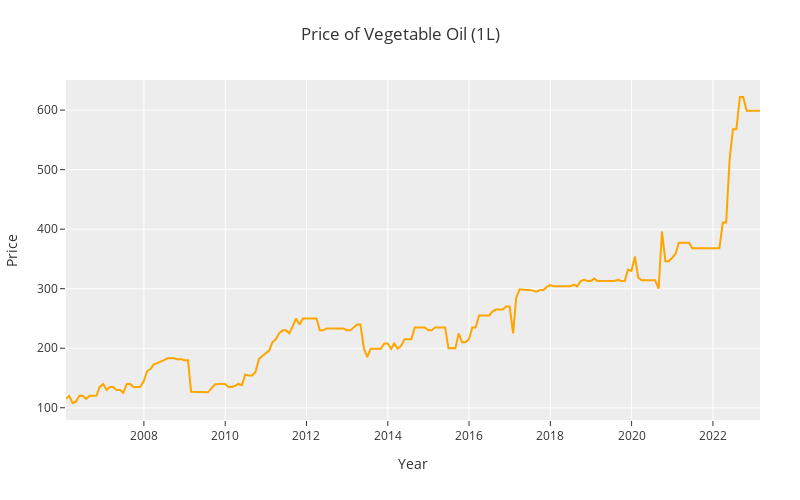

Here is the notebook cell this chart was saved with:
### Markdown cell above
### Price of Vegetable oil over the years

### Code cell
# Initialize plotly for use in Jupyter notebook
init_notebook_mode(connected=True)

# Set the plotly_dark theme
pio.templates.default = "ggplot2"

# Create a scatter plot of the time series data
trace = go.Scatter(
    x=time_series_data.index,  # X-axis values are the time series index
    y=time_series_data['Vegetable Oil (1L)'],  # Y-axis values are the price of vegetable oil
    mode='lines',
    name='Time Series',
    hovertemplate='Price: %{y:.2f}<br>Date: %{x}'  # Format the hover information
)

# Define the layout of the plot
layout = go.Layout(
    title='Price of Vegetable Oil (1L)',
    xaxis=dict(title='Year'),
    yaxis=dict(title='Price'),
    hovermode='closest',
    width=800,  # Set the width of the graph to 800 pixels
    height=500,  # Set the height of the graph to 500 pixels
    margin=dict(l=40, r=40, b=80, t=80)  # Set the margins around the graph
)

# Set the color of the line to green
trace.update(line=dict(color='orange'))

# Combine the trace and layout into a figure and plot it
fig = go.Figure(data=[trace], layout=layout)
iplot(fig)

# Define the file path and name for the image
file_path = os.path.join("C:/Users/Admin/Desktop/phasee 5 Capstone/Time_Series_Capstone_Project", "vegetable_oil_price.png")

# Save the plot as a PNG image
pio.write_image(fig, file_path)

### Figure 1 — Plotly figure (JSON) as saved in the notebook; plotly's stock layout.template omitted (floating-point values rounded to 4 significant figures; data arrays with more than 128 entries replaced by an {"elided": "..."} marker saying what was removed)
{"data": [{"hovertemplate": "Price: %{y:.2f}<br>Date: %{x}", "line": {"color": "orange"}, "mode": "lines", "name": "Time Series", "type": "scatter", "x": {"elided": "206 str values"}, "y": {"elided": "206 int values"}}], "layout": {"height": 500, "hovermode": "closest", "margin": {"b": 80, "l": 40, "r": 40, "t": 80}, "title": {"text": "Price of Vegetable Oil (1L)"}, "width": 800, "xaxis": {"title": {"text": "Year"}}, "yaxis": {"title": {"text": "Price"}}}}
